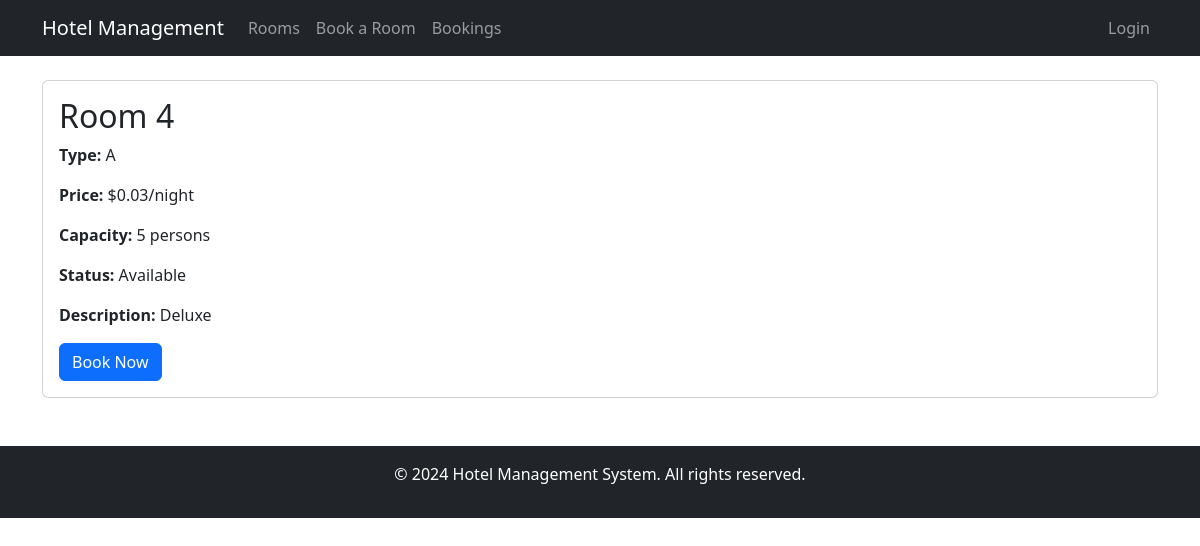
The page /rooms/rooms/1/ on the database its author committed.
### hotel_app/models.py (models this page shows, shortened)
class Room(models.Model):
    number = models.CharField(max_length=10)
    room_type = models.CharField(max_length=50)
    capacity = models.IntegerField()
    price = models.DecimalField(max_digits=10, decimal_places=2)
    description = models.TextField()
    is_available = models.BooleanField(default=True)

### hotel_app/views.py (the view)
# urls.py: path('rooms/<int:pk>/', views.room_detail, name='room_detail'),  # Room detail view
def room_detail(request, pk):
    room = get_object_or_404(Room, pk=pk)
    return render(request, 'hotel_app/room_detail.html', {'room': room})

### hotel_app/templates/hotel_app/room_detail.html (shortened to what this page needs)
{% extends 'hotel_app/base.html' %}
{% block content %}
<div class="card">
    <div class="card-body">
        <h2 class="card-title">Room {{ room.number }}</h2>
        <div class="row">
            <div class="col-md-6">
                <p><strong>Type:</strong> {{ room.room_type }}</p>
                <p><strong>Price:</strong> ${{ room.price }}/night</p>
                <p><strong>Capacity:</strong> {{ room.capacity }} persons</p>
                <p><strong>Status:</strong> {% if room.is_available %}Available{% else %}Occupied{% endif %}</p>
                <p><strong>Description:</strong> {{ room.description }}</p>
                {% if room.is_available %}
                <a href="{% url 'booking_form' %}?room_id={{ room.id }}" class="btn btn-primary">Book Now</a>
                {% endif %}
            </div>
        </div>
    </div>
</div>
{% endblock %}

### rows shown on the page
Room: number "4", room_type "A", price "0.03", capacity "5", description "Deluxe"
